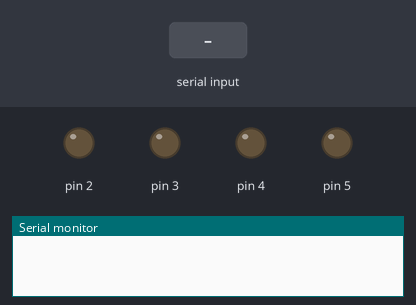
Simulated run of this sketch. Board: Arduino Uno, built with avr-gcc and run on an emulated ATmega328P. Shown: output pins drawn as LEDs (lit = HIGH), the last lines printed to the serial monitor. The inputs (shaded band) are chosen by the test bench.

Above: at 1.2 s.
1.3 s: "90,45\n" received over Serial
At 1.7 s:
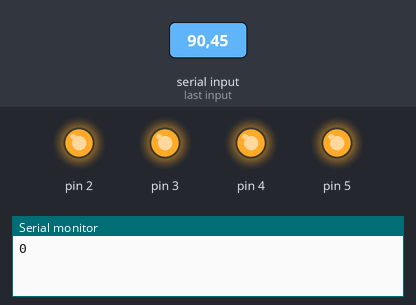
Timing chart, 0 to 4.3 s (numbered marks = the images above; inputs shaded):
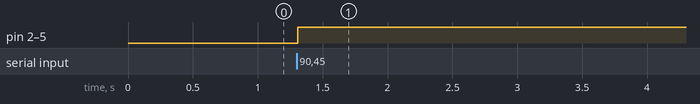

Measured:
- after the input at 1.3 s, pin 2–5: LOW → HIGH at once

The sketch:

XbeeMotorTest.ino
```cpp
void setPinsLow();

String inString = "";
int dir, cmd, data;

void setup()
{
  Serial.begin(9600);

  while (!Serial);  // Wait for connection
  pinMode(2, OUTPUT);
  pinMode(3, OUTPUT);
  pinMode(4, OUTPUT);
  pinMode(5, OUTPUT);
}

void loop()
{
  int rec;
  int CR = '\r';  // Carriage return
  int NL = '\n';  // New Line

  // This loop reads individual bytes into a buffer to be extracted.
  if (Serial.available() > 0)
  {
    int inChar = Serial.read();

    if (isDigit(inChar))
    {
      inString += (char)inChar;   //Forming the string
    }

    if ((inChar == CR) || (inChar == NL)) // Wait until either a new line or a carriage return indicating the end of the data.
    {
      if (inString != "")   // Only attempt to parse when data has been read.
      {
        rec = inString.toInt();
        parseData(rec);

        Serial.println(constructMessage(cmd, data));  // Print what the Arduino received to check if they are identical.

        checkData();

        digitalWrite(13, HIGH); // Flashes to show a message was received.

        inString = "";  // Reset the string to accept more data.
      }
    }
  }
}

void checkData()
{
  if ((cmd >= 0) && (cmd <= 15) && (data >= 0) && (data <= 7))  // Makes sure the commands and data received are within specifed bounds.
    carryOutCommand();
}

int constructMessage(int command, int data)
{
  return command | (data << 4) | (0 << 7);
}

void carryOutCommand()
{
  setPinsHigh();

  if (dir == 1)
  {
    switch (cmd)
    {
      case 0:
        forward();
        break;
      case 1:
        reverse();
        break;
      case 2:
        brake();
        break;
      case 3:
        left();
        break;
      case 4:
        right();
        break;
      case 5:
        setspeed(data);
        break;
      case 6:
        ping(data);
        break;
      default:
        error();
        break;
    }
  }
}

void printReturn(int rec)
{
  Serial.println("I have received: " + rec);
  Serial.print("Command: ");
  Serial.println(cmd);
  Serial.print("Data: ");
  Serial.println(data);
  Serial.print("Direction: ");
  Serial.println(dir);
}

void parseData(int rec)
{
  if (rec <= 255)
  {
    cmd = bitRead(rec, 0) | bitRead(rec, 1) << 1 | bitRead(rec, 2) << 2 | bitRead(rec, 3) << 3;
    data = bitRead(rec, 4) | bitRead(rec, 5) << 1 | bitRead(rec, 6) << 2;
    dir = bitRead(rec, 7);
  }
}

void forward()
{
  digitalWrite(2, LOW);
  digitalWrite(4, LOW);
}

void reverse()
{
  digitalWrite(3, LOW);
  digitalWrite(5, LOW);
}

void brake()
{
  setPinsHigh();
}

void left()
{
  digitalWrite(3, LOW);
  digitalWrite(4, LOW);
}

void right()
{
  digitalWrite(2, LOW);
  digitalWrite(5, LOW);
}

void setspeed(int _speed)
{
  //digitalWrite(7, HIGH);
  // flash at speed?
}

void ping(int data)
{
  //digitalWrite(8, HIGH);
}

void error()
{

}

void setPinsLow()
{
  for (int i = 2; i <= 5; i++)
  {
    digitalWrite(i, LOW);   // Reset all pins low.
  }
}

void setPinsHigh()
{
  for (int i = 2; i <= 5; i++)
  {
    digitalWrite(i, HIGH);   // Reset all pins low.
  }
}
```
